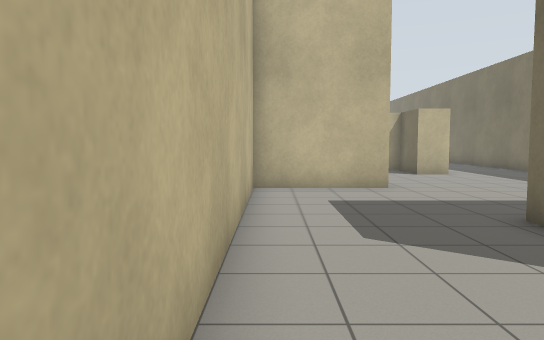
[1] (above)

18 first-person views from a walk through a robot-simulator world made for Gazebo. The camera is 1.2 m above the floor, tilts 4° down and sees 70° across. The floor is counted in squares, 1 m on a side. Each view is taken from the middle of a square. On the plan, view 1 faces up. The plan holds only what a view shows up to about 15 squares ahead; the rest is blank. The place goes on beyond the plan.

[2]
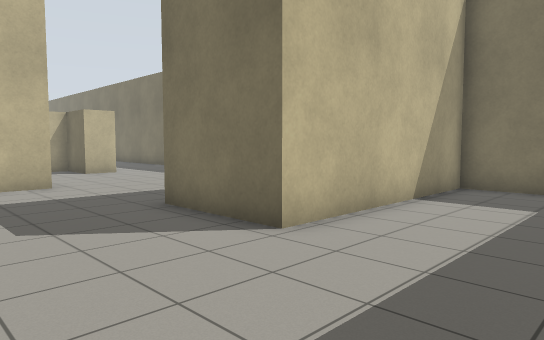

[3]
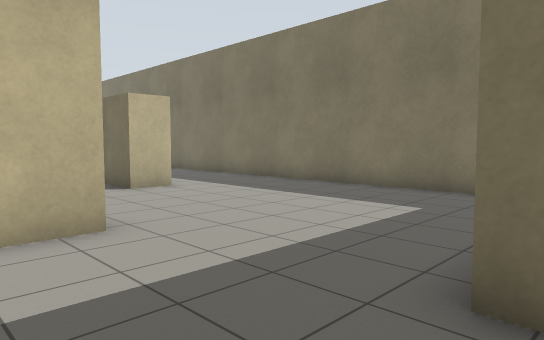

[4]
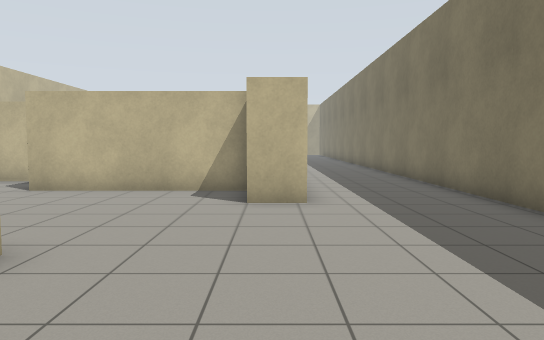

[5]
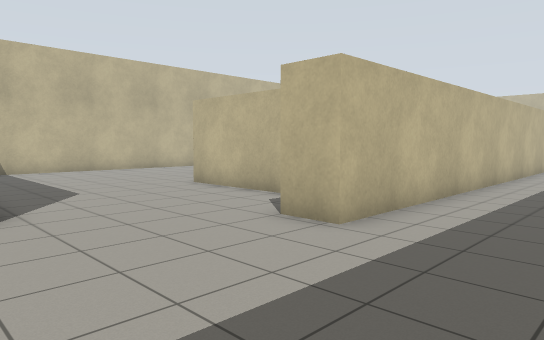

[6]
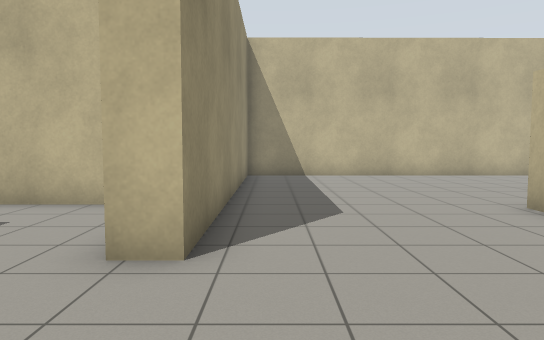

[7]
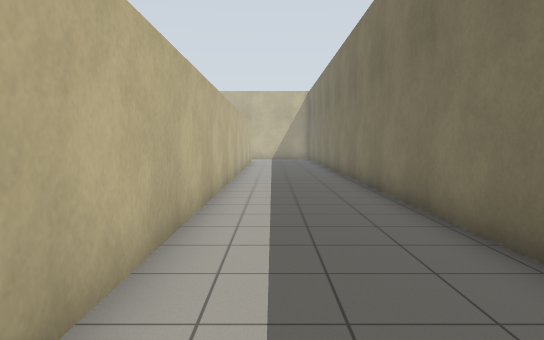

[8]
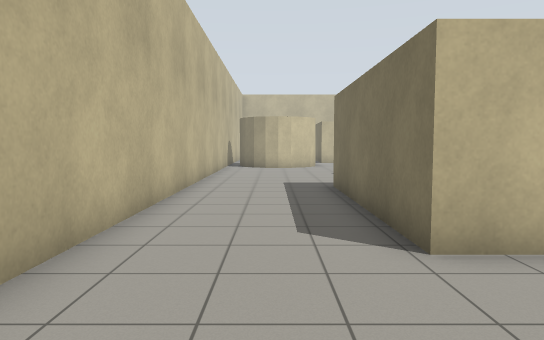

[9]
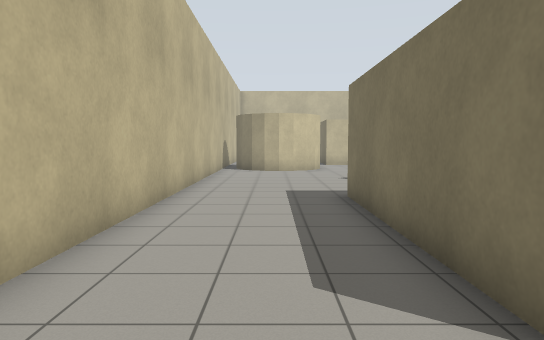

[10]
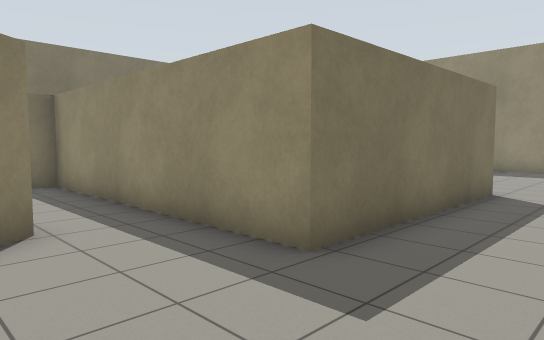

[11]
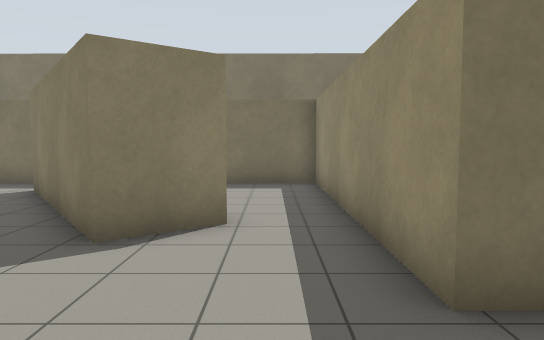

[12]
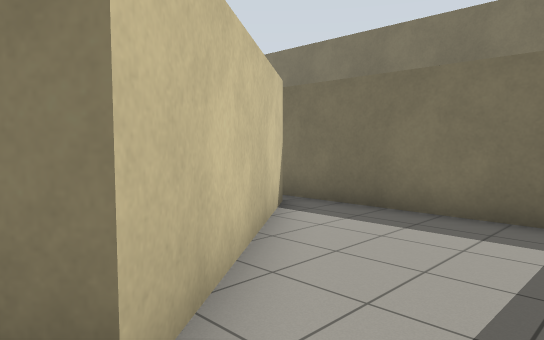

[13]
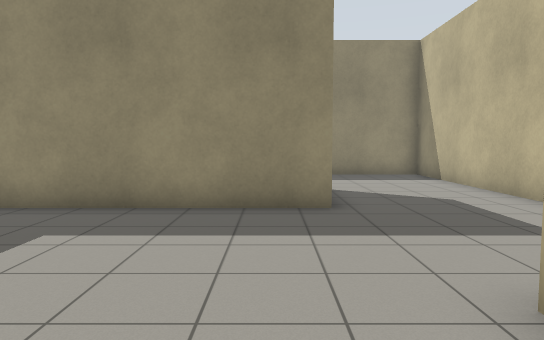

[14]
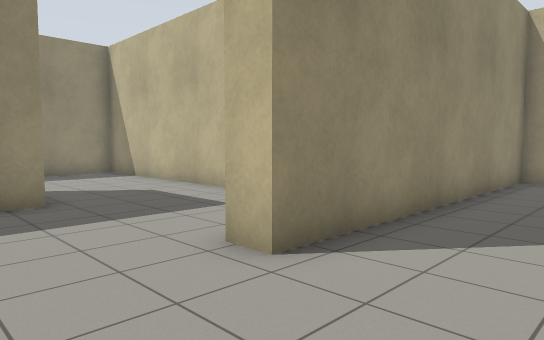

[15]
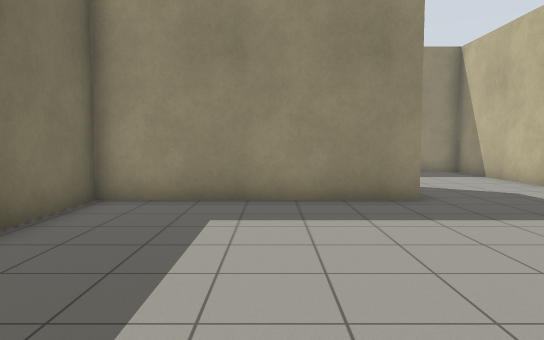

[16]
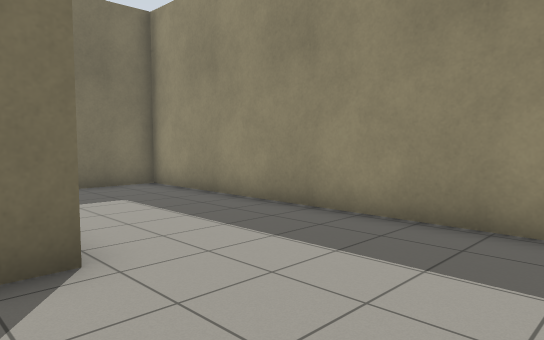

[17]
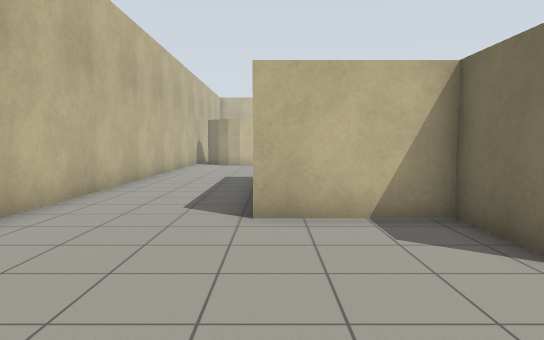

[18]
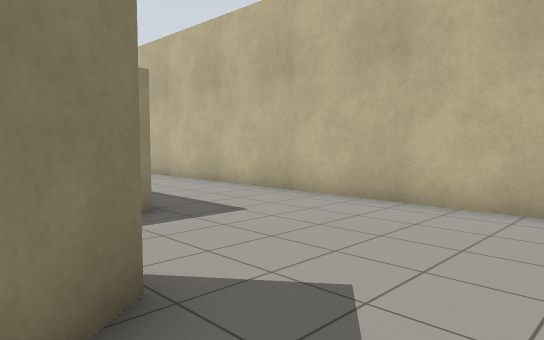

### Floor plan
Points are (right, up) in squares from view 1. A wall is a line through its corners. A room is listed if a view was taken in it or the views show most of it. See-through windows are left out.
Room 1 (views 1, 2, 3, 4, 5, 6, 7, 8, 9, 10, 11, 12, 13, 14, 15, 16, 17, 18)
walls: (-0.1, 17) (-0.1, 19.1) (-3.3, 19.1) (-3.3, 25.7) (0.6, 25.7); (5.4, 16.7) (-0.1, 16.7); (-0.3, 27.7) (-1.4, 29.2) (3.1, 32.5); (6.7, 32.1) (6.7, 14.7) (5.5, 14.7) (5.5, 16.4); (-7.3, 32.1) (-7.3, 11.1) (3.1, 11.1) (3.1, 10.3) (-0.5, 10.3) (-0.5, -1.7) (10.7, -1.7) (10.7, 2.7) (3.9, 2.7) (3.9, 5.9) (10.7, 5.9) (10.7, 32.1)
ways out: opening at (1, 26.5) to room 2
Room 2 (no view inside)
walls: (0.6, 25.7) (5.5, 25.7) (5.5, 32.2); (4.8, 31.5) (-0.3, 27.7)
ways out: opening at (1, 26.5) to room 1

Positions as (right, up) in squares from view 1, and headings:
1: (0, 0), facing up
2: (0, -1), facing up-right
3: (1, 5), facing up-right
4: (6, 7), facing up
5: (10, 10), facing up-left
6: (7, 12), facing left
7: (8, 17), facing up
8: (-5, 15), facing up
9: (-5, 17), facing up
10: (-6, 29), facing down-right
11: (-6, 27), facing right
12: (-1, 26), facing up-right
13: (5, 13), facing down
14: (6, 14), facing down-left
15: (7, 14), facing down
16: (0, 4), facing down-right
17: (-3, 13), facing up
18: (0, 32), facing down-left
